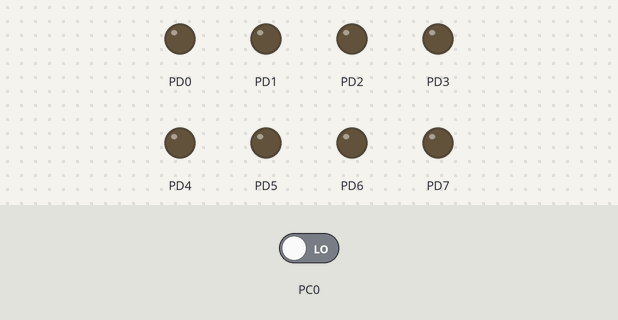
This program was run on a simulated ATmega128, built with avr-gcc and emulated at 8 MHz. Parts: output pins drawn as LEDs (lit = HIGH). Dashed ring = blinking. The inputs (shaded band) are chosen by the test bench; at power-on: PC0 LOW.

Above: at 1.2 s.
1.3 s: PC0 driven HIGH
At 1.7 s:
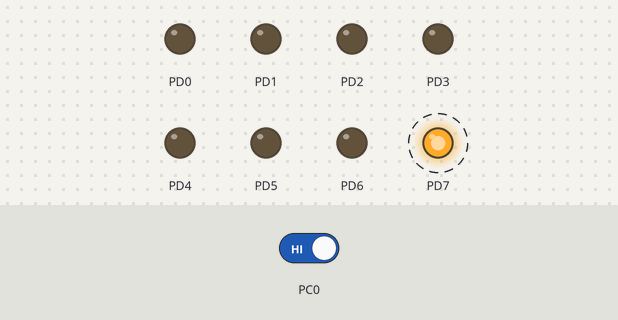
4.3 s: PC0 driven LOW
At 5.4 s:
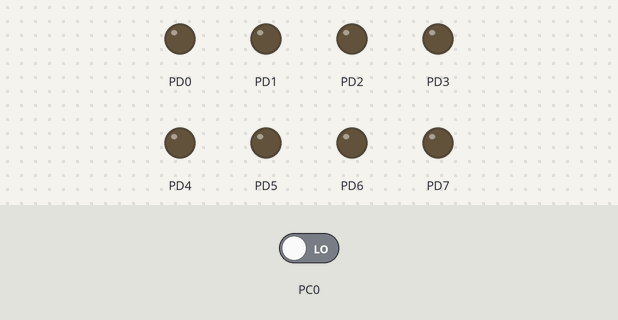
Timing chart, 0 to 7.3 s (numbered marks = the images above; inputs shaded):
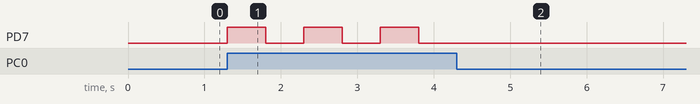

Measured:
- after the input at 1.3 s, PD7: alternates HIGH for 0.50 s and LOW for 0.50 s, starting at once
- after the input at 4.3 s, PD7: stops changing and stays LOW

The program:

main.c
```c
/*
 * AssignmentB3.c
 *
 * Created: 2/2/2017 1:01:37 PM
 * Author : Kadir Seker, Cas Koopmans and Berend Vet
 */

#include <avr/io.h>
#define F_CPU 8000000
#include <util/delay.h>

void wait( int ms )
{
	for (int i=0; i<ms; i++)
	{
		_delay_ms( 1 );
	}
}

int main(void)
{
	DDRD = 0b11111111;			// All pins PORTD are set to output
	DDRC = 0b00000000;			// All pins PORTC are set to input

	while (1)
	{
		if(PINC & 1)
		{
			PORTD = 0x80;
			wait(500);
			PORTD = 0x0;
			wait(500);
		}
	}
	return 1;
}
```
